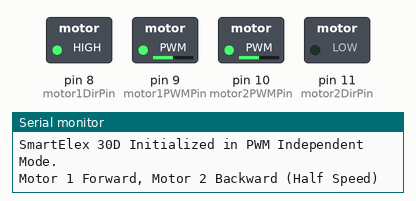
Bench run of a sketch on a simulated Arduino Uno, built with avr-gcc and run on an emulated ATmega328P. Parts: switched loads named in the sketch (green lamp = pin HIGH), the last lines printed to the serial monitor.

Above: at 0.1 s.
At 4.0 s:
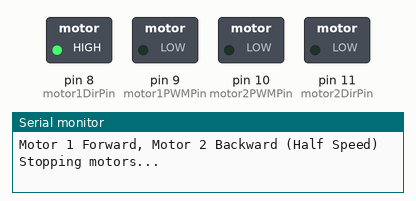
At 6.5 s:
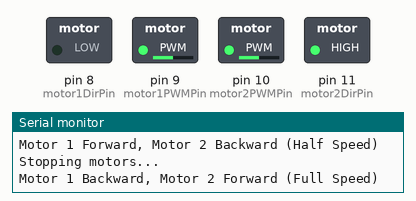
At 9.0 s:
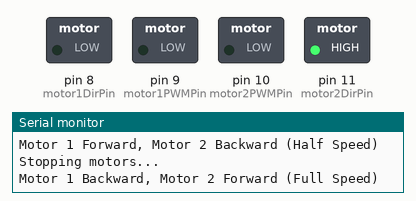
Timing chart, 0 to 11.7 s (numbered marks = the images above):
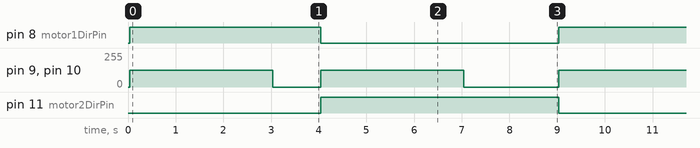

Measured:
- by itself, pin 8 (motor1DirPin): alternates HIGH for 4.0 s and LOW for 5.0 s
- by itself, pin 9 (motor1PWMPin), pin 10 (motor2PWMPin): repeats every 9.0 s: 0/255 1.0 s, 127/255 3.0 s, 0/255 2.0 s, 127/255 3.0 s
- by itself, pin 11 (motor2DirPin): alternates HIGH for 5.0 s and LOW for 4.0 s

The sketch:

trial1.ino
```cpp
/*
 * SmartElex 30D Motor Driver Arduino Example (PWM Independent Mode)
 * Controls two DC motors with variable speed and direction.
 */

// Define the pins connected to the SmartElex 30D
const int motor1DirPin = 8;
const int motor1PWMPin = 9;  // Must be a PWM pin (~)
const int motor2DirPin = 11;
const int motor2PWMPin = 10; // Must be a PWM pin (~)

void setup() {
  // Initialize the motor control pins as outputs
  pinMode(motor1DirPin, OUTPUT);
  pinMode(motor1PWMPin, OUTPUT);
  pinMode(motor2DirPin, OUTPUT);
  pinMode(motor2PWMPin, OUTPUT);

  // Optional: Start Serial communication for debugging
  Serial.begin(9600);
  Serial.println("SmartElex 30D Initialized in PWM Independent Mode.");
}

void loop() {
  // Example 1: Motor 1 Forward, Motor 2 Backward at half speed for 3 seconds
  Serial.println("Motor 1 Forward, Motor 2 Backward (Half Speed)");
  setMotorSpeedDirection(1, 127, true); // Motor 1 speed 0-255, true for forward
  setMotorSpeedDirection(2, 127, false); // Motor 2 speed 0-255, false for backward
  delay(3000);

  // Example 2: Stop both motors for 1 second
  Serial.println("Stopping motors...");
  stopMotors();
  delay(1000);

  // Example 3: Motor 1 Backward, Motor 2 Forward at full speed for 3 seconds
  Serial.println("Motor 1 Backward, Motor 2 Forward (Full Speed)");
  setMotorSpeedDirection(1, 127, false);
  setMotorSpeedDirection(2, 127, true);
  delay(3000);

  // Stop again before repeating the loop
  stopMotors();
  delay(2000);
}

/**
 * Helper function to set the speed and direction of a specific motor.
 *
 * @param motorChannel The motor number (1 or 2).
 * @param speed The PWM speed value (0-255).
 * @param forwardDirection True for forward (HIGH on Direction pin), False for backward (LOW).
 */
void setMotorSpeedDirection(int motorChannel, int speed, bool forwardDirection) {
  // Constrain speed to valid 0-255 range
  speed = constrain(speed, 0, 255);

  if (motorChannel == 1) {
    digitalWrite(motor1DirPin, forwardDirection ? HIGH : LOW);
    analogWrite(motor1PWMPin, speed);
  } else if (motorChannel == 2) {
    digitalWrite(motor2DirPin, forwardDirection ? HIGH : LOW);
    analogWrite(motor2PWMPin, speed);
  }
}

/**
 * Helper function to immediately stop both motors by writing 0 speed.
 */
void stopMotors() {
  analogWrite(motor1PWMPin, 0);
  analogWrite(motor2PWMPin, 0);
}
```
